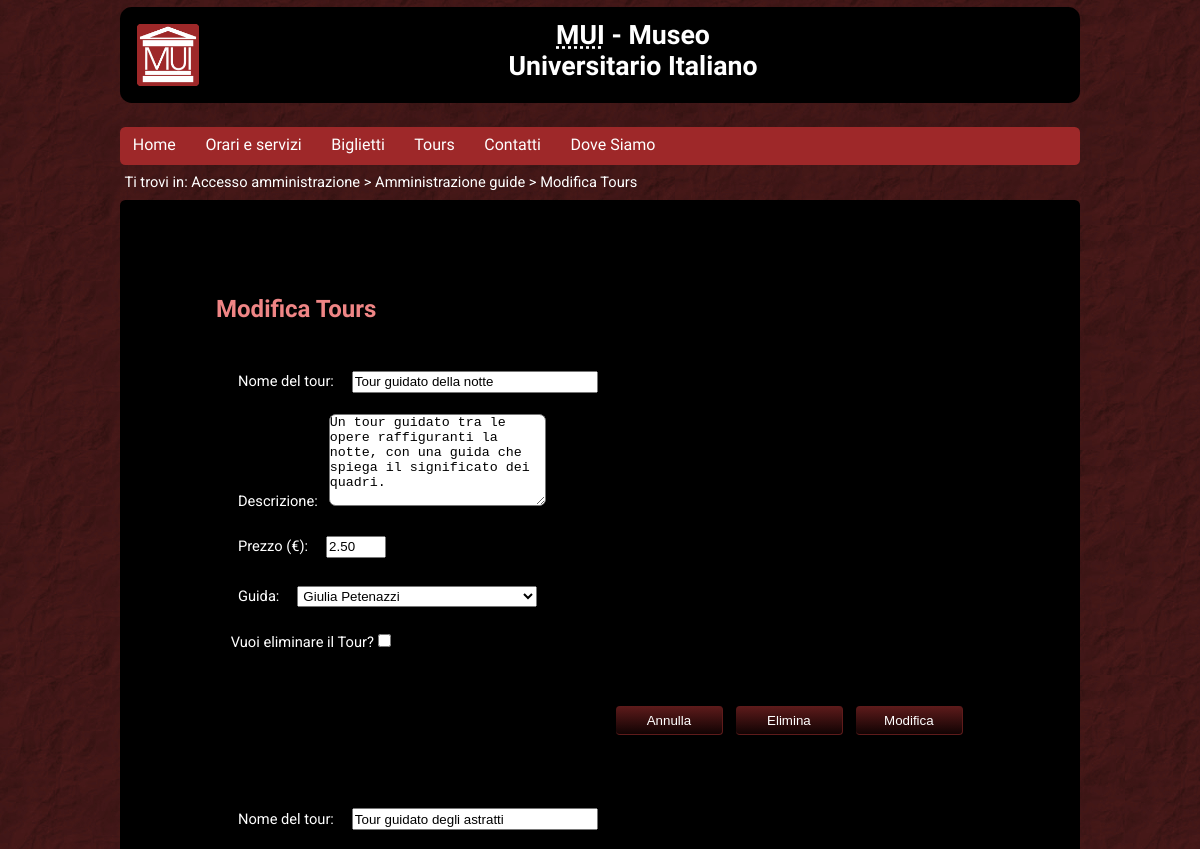
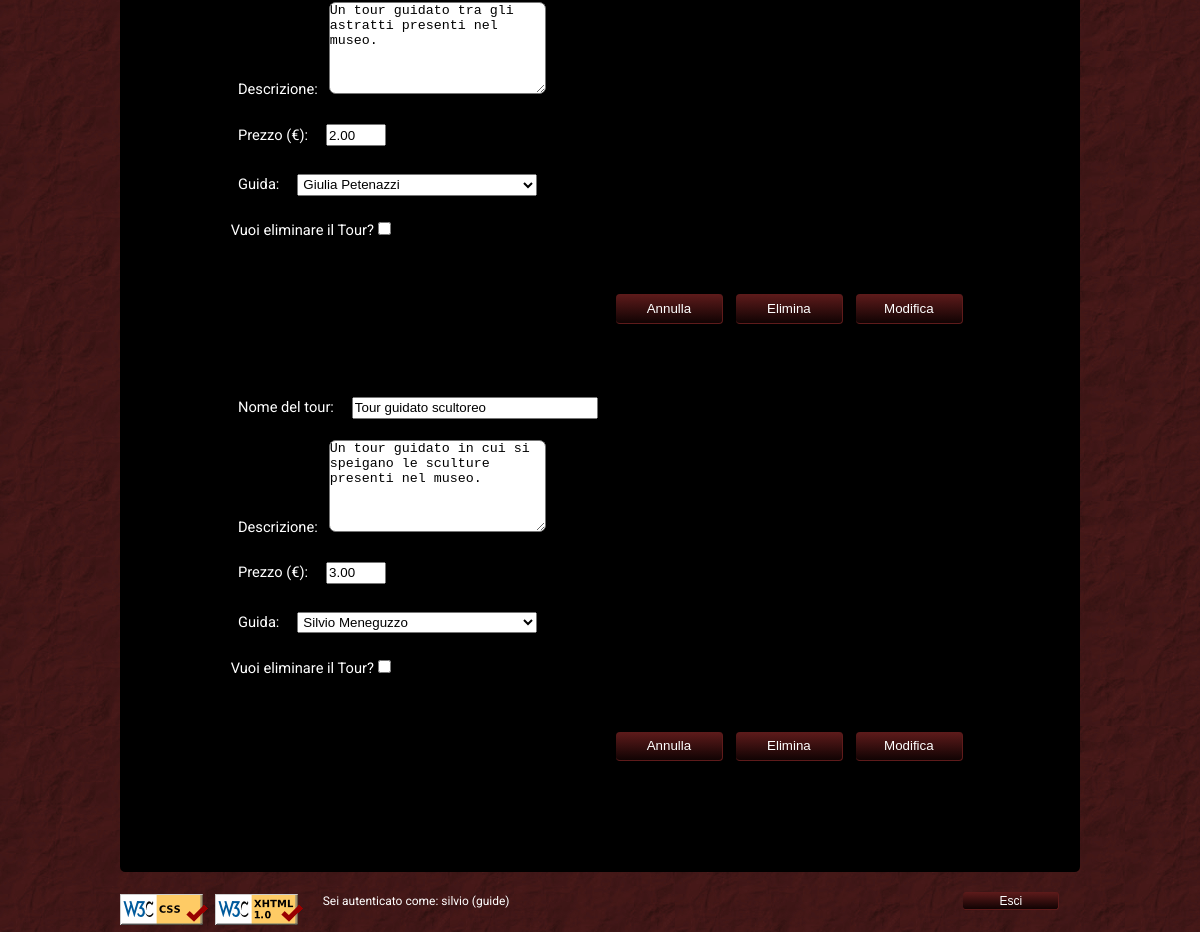
The page /admin/tours.php (signed in) on the database its author committed (2 pictures, top to bottom).
### tables this page shows
CREATE TABLE `Tours` (
  `id` int(11) NOT NULL,
  `nome` varchar(64) NOT NULL,
  `descrizione` varchar(255) NOT NULL,
  `prezzo` decimal(5,2) UNSIGNED NOT NULL DEFAULT '0.00',
  `id_guida` int(11) NOT NULL
);

CREATE TABLE `Utenti` (
  `id` int(11) NOT NULL,
  `nome` varchar(255) NOT NULL,
  `ruolo` enum('segreteria','guide') NOT NULL,
  `username` varchar(26) NOT NULL,
  `password` char(32) NOT NULL
);

### php/functions.php (called while the page is built, shortened)
<?php
function guideList($id)
{
    require "db_conn.php";
    $result = array();
    $sql_int = "SELECT nome FROM Utenti WHERE id ='$id'";
    $ris_int = mysqli_query($conn, $sql_int);
    if ($row=mysqli_fetch_assoc($ris_int))
    {
        $guida = array("id" => $id, "nome" => $row['nome']);
        array_push($result, $guida);
    }
    $sql_not_int = "SELECT nome, id FROM Utenti WHERE ruolo='guide' AND id <> '" . $id . "'";
    $result_not_int = mysqli_query($conn, $sql_not_int);
    while($row_not_int = mysqli_fetch_assoc($result_not_int))
    {
        $guida = array("id" => $row_not_int['id'], "nome" => $row_not_int['nome']);
        array_push($result, $guida);
    }
    return $result;
}
function tourList()
{
    require "db_conn.php";
    $result = array();
    $sql = 'SELECT * FROM Tours';
	$ris_list = mysqli_query($conn, $sql);
    if (mysqli_num_rows($ris_list) > 0)
    {
		while ($row_list=mysqli_fetch_assoc($ris_list))
        {
            if($row_list['id'] != 1)
            {
                $tour = array('id' => $row_list['id'], 'nome' => $row_list['nome'], 'descrizione' => $row_list['descrizione'], 'prezzo' => $row_list['prezzo'], 'id_guida' => $row_list['id_guida']);
                array_push($result, $tour);
            }
		}
	}
    return $result;
}
?>

### php/print_functions.php (the view, shortened to what this page needs)
<?php
function printPage($title, $tname, $path, $content, $foot="", $prefix="", $current_page="", $keywords="")
{
    $page = '<!DOCTYPE html PUBLIC "-//W3C//DTD XHTML 1.0 Strict//EN" "http://www.w3.org/TR/xhtml1/DTD/xhtml1-strict.dtd">
        <html xmlns="http://www.w3.org/1999/xhtml"  xml:lang="it" lang="it">
        	<head>
        		<meta name="title" content="'.$title.' - MUI" />
        		<meta name="keywords" content="'.$keywords.' MUI, Museo Universitario, Museo Italiano, Cultura Italiana, Museo Universitario Italiano, Università, Padova, Prato della Valle, Venezia" />
        		<link rel="stylesheet" type="text/css" href="'.$prefix.'css/stylesheet.css" media="screen and (min-width: 768px)" />
        		<link rel="stylesheet" type="text/css" href="'.$prefix.'css/stylesheet_mobile.css" media="screen and (max-width: 768px)" />
        		<link rel="stylesheet" type="text/css" href="'.$prefix.'css/stylesheet_print.css" media="print" />
        		<link rel="shortcut icon" href="'.$prefix.'img/favicon.ico" />
        		<script type="text/javascript" src="'.$prefix.'js/script.js"></script>
        		<title>'.$title.' - MUI</title>
        	</head>
        	<body>
        		<div id="header">
        			<img id="logo" src="'.$prefix.'img/logo/logo_MUI_128x128.png" alt="Museo Universitario Italiano"/>
        			<h1><acronym title="Museo Universitario Italiano">MUI</acronym> - Museo<br />Universitario Italiano</h1>
        		</div>
        		<div id="nav">
        			<ul>
        				<li '.($current_page=='home' ? 'id="current_page"' : '').'><a href="'.$prefix.'home.html">Home</a></li>
        				<li '.($current_page=='orari' ? 'id="current_page"' : '').'><a href="'.$prefix.'orari_e_servizi.html">Orari e servizi</a></li>
        				<li '.($current_page=='biglietti' ? 'id="current_page"' : '').'><a href="'.$prefix.'biglietti.php">Biglietti</a></li>
        				<li '.($current_page=='tours' ? 'id="current_page"' : '').'><a href="'.$prefix.'tours.php"><span xml:lang="fr">Tours</span></a></li>
        				<li '.($current_page=='contati' ? 'id="current_page"' : '').'><a href="'.$prefix.'contatti.html">Contatti</a></li>
        				<li '.($current_page=='dove' ? 'id="current_page"' : '').'><a href="'.$prefix.'dove.html">Dove Siamo</a></li>
        			</ul>
        		</div>
        		<div id="path">Ti trovi in: '.$path.'</div>
        		<div id="content">
        			<h2>'.$tname.'</h2>'.$content.'
                </div>
                <div id="footer">
                        <img src="'.$prefix.'img/css.png" class="valid" alt="CSS Valid!"/>
                        <img src="'.$prefix.'img/xhtml.png" class="valid" alt="XHTML 1.0 Valid!"/>
                        '.$foot.'
                </div>
            </body>
            </html>';
    echo $page;
    exit();
}
function printTours($id, $name, $desc, $price)
{
    $page = '<form action="../php/aggiorna_tour.php" method="post" onsubmit="return validazioneForm();">
    <div class="form_group">
		<input class="hidden" name="id_tour" value="' . $id . '"/>
        <label> Nome del <span xml:lang="fr">tour</span>: </label>
        <input type="text" name="nome" value="' . $name . '"/>
    </div>
    <div class="form_group">
        <label> Descrizione: </label>
        <textarea rows="6" cols="25" name="descrizione">' . $desc . '</textarea>
    </div>
    <div class="form_group">
        <label> Prezzo (€): </label>
        <input type="text" class="data" name="prezzo" value="' . $price . '"/>
    </div>';
    return $page;
}
function printGuide($glist, $index)
{
    $page = '<div class="form_group">
    <label>Guida: </label>
    <select name="guida">';
    foreach ($glist as $guida)
    {
        $page = $page . '<option value="' .$guida["id"]. '">' . $guida["nome"] . '</option>';
    }
    $page = $page . '</select>
    </div>
    <div class="form_group">
        Vuoi eliminare il <span xml:lang="fr">Tour</span>?
        <input type="checkbox" name="conferma" value="Conferma" />
    </div>
    <div><p id="err_js' . $index . '"></p></div>
    <div class="form_group">
		<input type="submit" class="grad" name="modifica" value="Modifica" />
		<input type="submit" class="grad" name="elimina" value="Elimina" />
		<input type="reset" class="grad" name="reset" value="Annulla" />
    </div>
    </form>';
    return $page;
}
function printLogoutForm($type)
{
    if($type === "text")
    {
        $page = '<form action="../php/inc_login.php" method="post">
            <div class="form_group">
                <input name="logout" class="hidden"/>
                <input type="submit" class="rightfoot grad" value="Esci" name="logout" />
            </div>
        </form>';
    }
    return $page;
}
?>

### css/stylesheet.css (style rules this page uses)
* { padding: 0em; margin: 0em; }
body { background-color: #421515; background:url('../img/images.jpeg'); background-attachment: fixed; color: white; font-family: 'Roboto', sans-serif; font-size: 11pt; margin: 0% 10%; line-height:20pt; }
a { color: white; text-decoration: none; }
#header { border-radius: 0.8em; color: white; background-color: black; min-height: 4.5em; padding: 1em; margin: auto; margin-bottom: 0.5em; margin-top: 0.5em; text-align: center; }
#header img#logo { height: 4.5em; display: inline; float: left; }
#header h1 { display: inline; width: 65%; font-size: 20pt; font-family: 'Marcellus SC', sans-serif; }
#nav ul { font-family: 'Marcellus SC', sans-serif; font-size: 12pt; list-style-type: none; background-color: #9e2829; color: white; margin: 1.5em 0em 0em 0em; border-radius: 4pt; min-width: 4.5em; }
#nav li { display: inline-block; padding:0.3em 0.8em; }
#nav li a { color: white; display: block; margin-top: 1px; margin-bottom: 1px; text-decoration: none; }
#path { margin: 0.3em; }
p { padding: 0.5em 0em; }
#content { margin: 0%; padding: 5% 10%; background-color: black; border-radius: 4pt; padding-bottom: 5em; }
h2 { font-family: 'Marcellus SC', sans-serif; font-size: 18pt; margin: 2em 0em 0.5em 0em; color: #ef8585; }
#footer img { float:left; margin: 0.5em 0.5em 0.5em 0em; }
.rightfoot { float:right; }
#footer form { margin: 0em; padding: 0em; }
input[type=submit].rightfoot, #footer span { padding: 0.1em 1em; font-size:9pt; }
form { padding-top: 1em; padding-bottom: 5em; }
input[type=submit], input[type=reset], .buttongrad { margin: 0.5em; color: white; background: #371212; padding: 0.5em; border-radius: 0.3em; border-top: 0pt; border-left: 0pt; border-bottom: 1pt solid #5e1b1b; border-right: 1pt solid #5e1b1b; cursor: pointer; min-width: 8em; float: right; }
input[type=submit].grad, input[type=reset].grad, .buttongrad, .grad { background: #5e1b1b; background: -webkit-linear-gradient(#5e1b1b, #110303); background: -o-linear-gradient(#5e1b1b, #110303); background: -moz-linear-gradient(#5e1b1b, #110303); background: linear-gradient(#5e1b1b, #110303); }
input[type=text], input[type=password], select { margin: 0.5em; width:18em; padding: 0.1em; display:inline; }
select { cursor:pointer; }
label { margin: 0.5em; display:inline; }
input[type=text].data { width: 4em; }
.form_group { border: 0pt; margin: 1em; }
textarea { border-radius:0.5em; }

### css/stylesheet_print.css (style rules this page uses)
* { padding: 0em; margin: 0em; }
body { background-color: #421515; background:url('../img/images.jpeg'); background-attachment: fixed; color: white; font-family: 'Roboto', sans-serif; font-size: 11pt; margin: 0%; line-height:20pt; }
a { color: white; text-decoration: none; }
#header { border: solid 0.5px black; border-radius: 0.8em; color: white; background-color: black; min-height: 4.5em; padding: 1em; margin: auto; margin-bottom: 0.5em; margin-top: 0.5em; text-align: center; }
#header img#logo { height: 4.5em; display: inline; float: left; }
#header h1 { display: inline; width: 65%; font-size: 20pt; font-family: 'Marcellus SC', sans-serif; }
#nav ul { display:none; font-family: 'Marcellus SC', sans-serif; font-size: 12pt; list-style-type: none; background-color: #9e2829; color: white; margin: 1.5em 0em 0em 0em; border-radius: 4pt; min-width: 4.5em; }
#nav li { display: inline-block; padding:0.3em 0.8em; }
#nav li a { color: white; display: block; margin-top: 1px; margin-bottom: 1px; text-decoration: none; }
#path { margin: 0.3em; }
p { padding: 0.5em 0em; }
#content { background-color: black; border-radius: 4pt; padding-bottom: 5em; }
h2 { font-family: 'Marcellus SC', sans-serif; font-size: 18pt; margin: 2em 0em 0.5em 0em; color: #ef8585; }
#footer img { float:left; margin: 0.5em 0.5em 0.5em 0em; }
.rightfoot { float:right; }
#footer form { margin: 0em; padding: 0em; }
input[type=submit].rightfoot, #footer span { padding: 0.1em 1em; font-size:9pt; }
#footer { display:none; }
form { padding-top: 1em; padding-bottom: 5em; }
input[type=submit], input[type=reset], .buttongrad { margin: 0.5em; color:black; background-color: white; padding: 0.5em; border-radius: 0.3em; border: 1pt solid #5e1b1b; min-width: 8em; float: right; }
input[type=text], input[type=password], select { margin: 0.5em; width:18em; padding: 0.1em; display:inline; }
label { margin: 0.5em; display:inline; }
input[type=text].data { width: 4em; }
.form_group { border: 0pt; margin: 1em; }
textarea { border-radius:0.5em; }

### rows shown on the page
tours: nome "Tour guidato della notte", descrizione "Un tour guidato tra le opere raffiguranti la notte, con una guida che spiega il significato dei quadri.", prezzo "2.50"
tours: nome "Tour guidato degli astratti", descrizione "Un tour guidato tra gli astratti presenti nel museo.", prezzo "2.00"
tours: nome "Tour guidato scultoreo", descrizione "Un tour guidato in cui si speigano le sculture presenti nel museo.", prezzo "3.00"
utenti: guida "Silvio Meneguzzo"

### other values the page prints
$sez "guide"
$tname "Modifica Tours"
$utente "silvio (guide)"
form field guida "Giulia Petenazzi Giulia Petenazzi"
